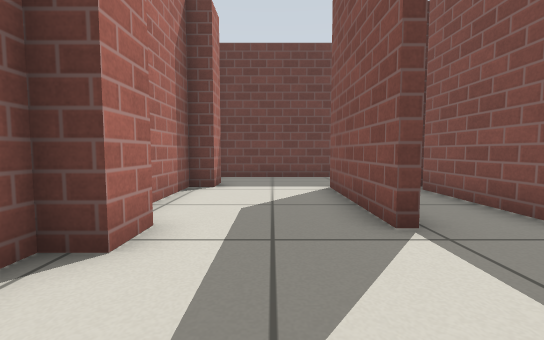
[1] (above)

16 first-person views from a walk through a Gazebo world. The camera is 0.5 m above the floor, tilts 4° down and sees 90° across. The lines on the ground mark 1 m squares. The floor is counted in squares, 0.5 m on a side. Each view is taken from the middle of a square. On the plan, view 1 faces up. The plan holds only what a view shows up to about 11 squares ahead; the rest is blank. Simple patterns stand in for the simulator's built-in surfaces.

[2]
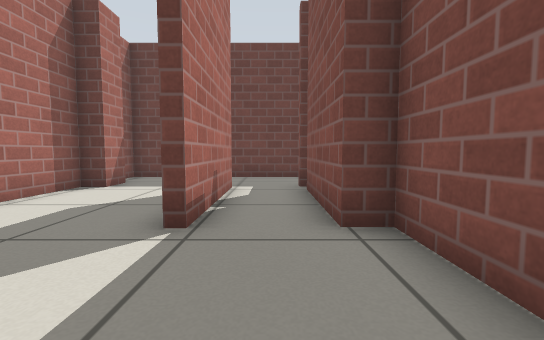

[3]
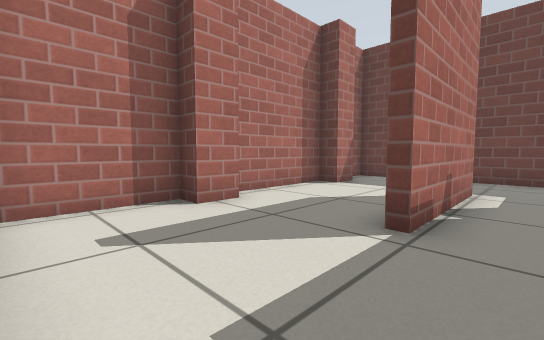

[4]
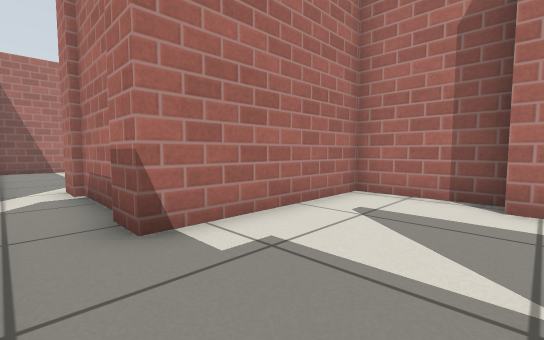

[5]
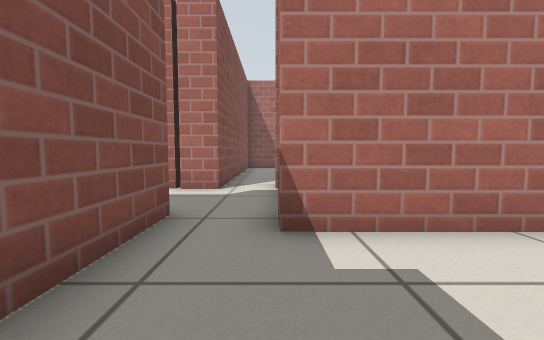

[6]
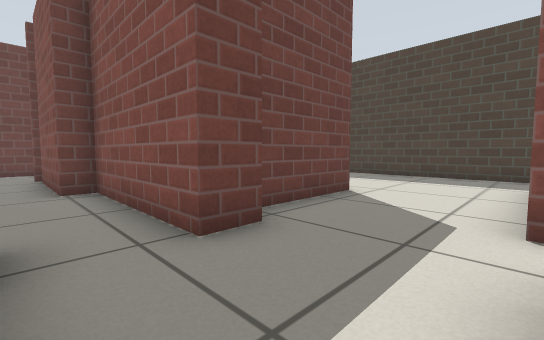

[7]
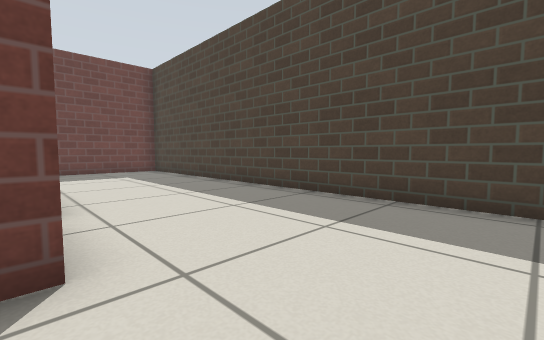

[8]
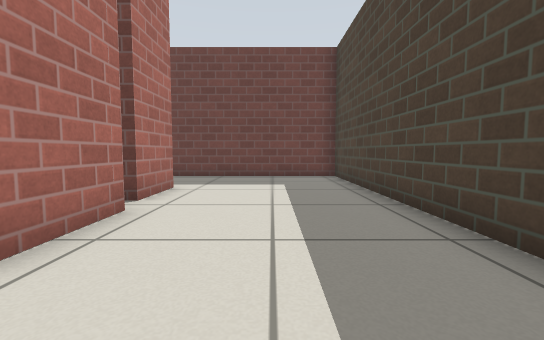

[9]
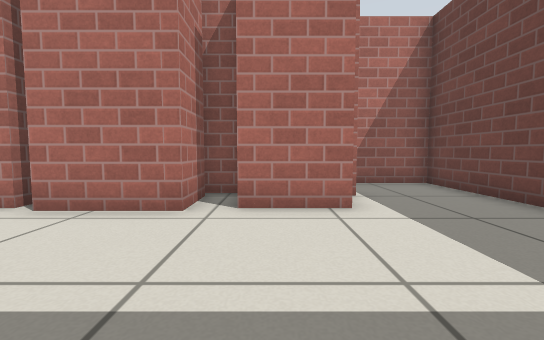

[10]
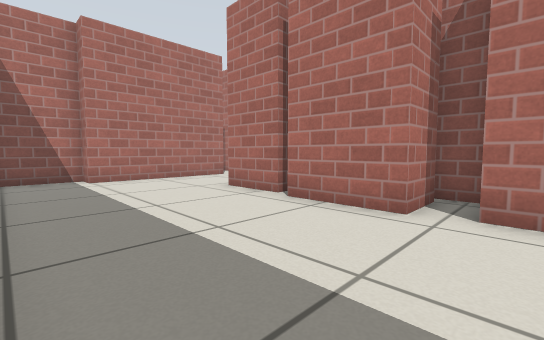

[11]
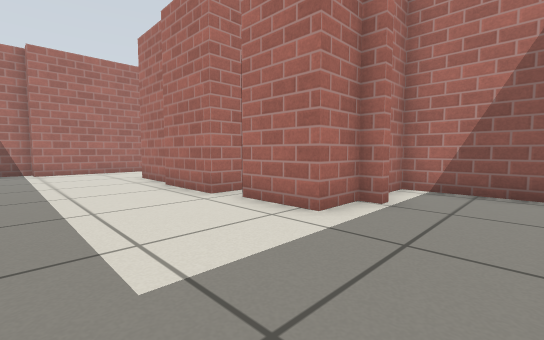

[12]
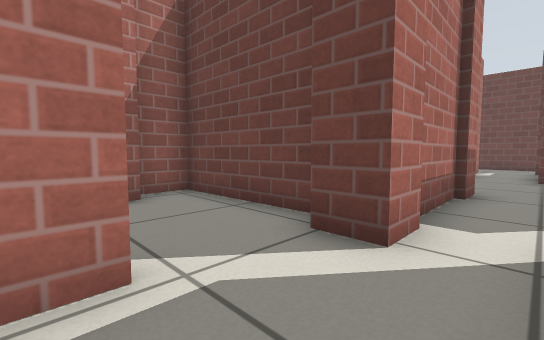

[13]
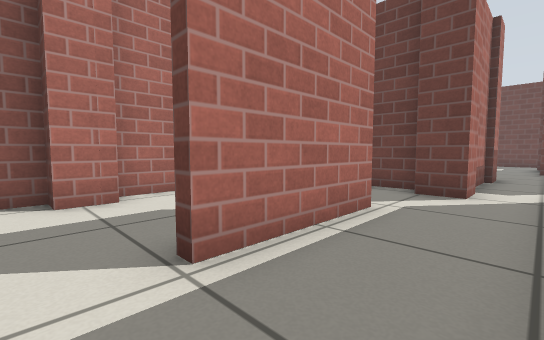

[14]
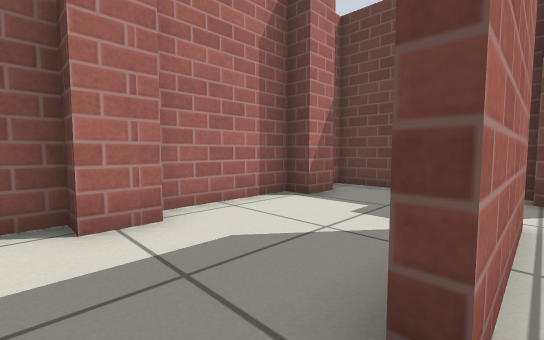

[15]
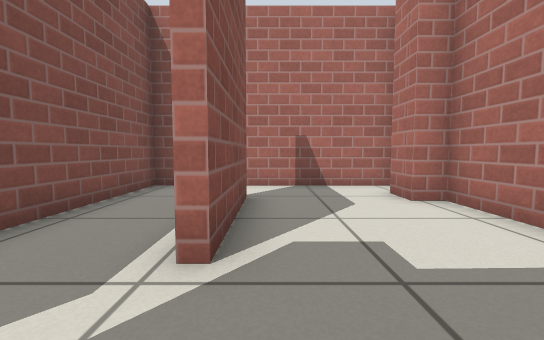

[16]
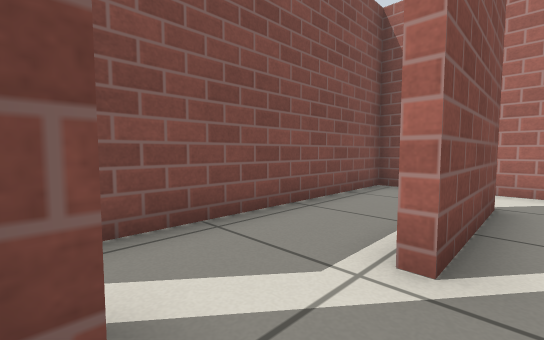

### Floor plan
Ten units are one square. View 1 is at (0, 0); x grows to the right and y downward. Boxes are objects, and circles mark ways between rooms. Rooms are numbered by the first view taken in them; rooms with no view inside come last. Other rooms are left out.
<svg viewBox="-30 -113 180 246">
<path fill="none" stroke="#000" d="M19 -75 19 -35 15 -35 15 -75M-16 -36 -16 -26 -23 -26 -23 3 29 3 29 14M-16 -86 -16 -75 -23 -75 -23 -41M41 -104 -23 -104 -23 -97M46 12 46 -35 39 -35 39 -70M93 -15 93 5 62 5M80 -45 95 -45 95 -20M76 -52 76 -44M80 -80 80 -74 93 -74 93 -54M56 12 46 12M80 39 121 39 121 46 141 46M145 38 145 -108 56 -108 56 -74 65 -74M27 13 27 43M56 46 56 41M44 41 58 41M15 109 15 72M19 72 19 109M-18 59 -18 70 -25 70 -25 104 -18 104 -18 114 -25 114 -25 121M19 45 -25 46 -25 59M38 128 44 128 44 41M-25 128 18 128M29 41 29 52 19 52"/>
<circle cx="35" cy="10" r="3" fill="#2a7"/>
<circle cx="35" cy="50" r="3" fill="#2a7"/>
<text x="10" y="-50">1</text>
<text x="100" y="-30">2</text>
<text x="10" y="90">3</text>
</svg>
Room 1 opens to room 2. Room 2 opens to room 3.

Where each view was taken, in squares from view 1:
view 1: 0 up, 0 right, facing up
view 2: 0 up, 3 right, facing up
view 3: 0 up, 3 right, facing up-left
view 4: 3 up, 4 right, facing down-left
view 5: 3 up, 3 right, facing down
view 6: 4 down, 3 right, facing up-right
view 7: 3 down, 9 right, facing up-right
view 8: 0 up, 12 right, facing up
view 9: 6 up, 14 right, facing left
view 10: 6 up, 14 right, facing down-left
view 11: 10 up, 13 right, facing down-left
view 12: 8 down, 4 right, facing up-left
view 13: 12 down, 4 right, facing up-left
view 14: 12 down, 2 right, facing up-left
view 15: 5 down, 1 right, facing down
view 16: 5 down, 1 right, facing down-right
